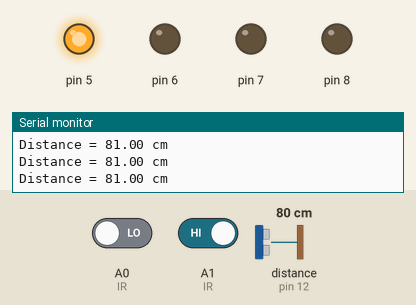
Simulated run of this sketch. Board: Arduino Uno, built with avr-gcc and run on an emulated ATmega328P. Shown: output pins drawn as LEDs (lit = HIGH), the last lines printed to the serial monitor. The test bench sets the inputs (shaded band); at power-on: A0 (IR) LOW, A1 (IR) HIGH, distance to the obstacle (sensor on pin 12) 80 cm. The echo pulse lasts 58.3 µs per cm.

Above: at 1.3 s.
1.4 s: A0 (IR) driven HIGH
At 2.3 s:
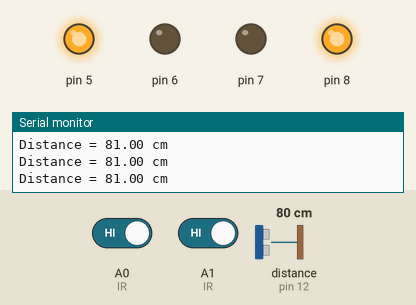
3.0 s: A1 (IR) driven LOW
At 4.1 s:
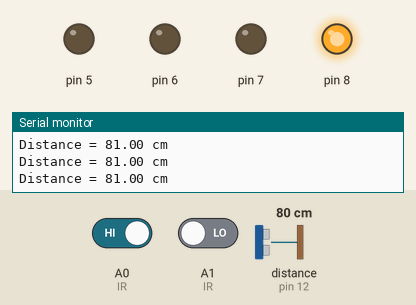
4.5 s: distance to the obstacle (sensor on pin 12) set to 33 cm
6.2 s: distance to the obstacle (sensor on pin 12) set to 26 cm
At 8.2 s:
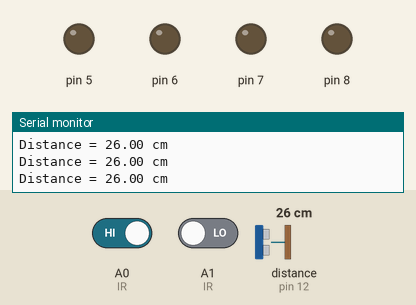
8.5 s: distance to the obstacle (sensor on pin 12) set to 120 cm
At 10.2 s:
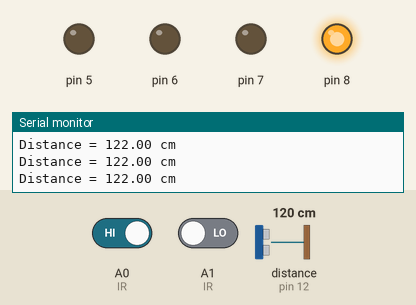
10.5 s: distance to the obstacle (sensor on pin 12) set to 4 cm
At 11.8 s:
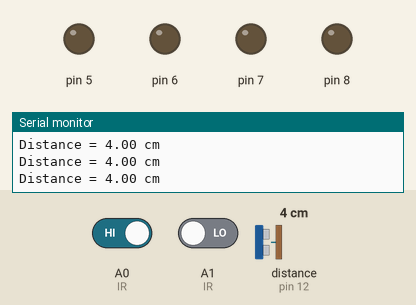
Timing chart, 0 to 13.5 s (numbered marks = the images above; inputs shaded):
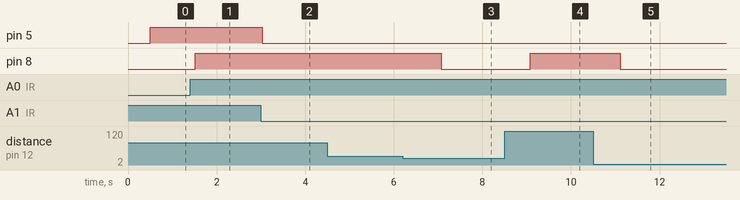

Measured:
- the behaviour switches between 30 and 29 cm on distance to the obstacle (sensor on pin 12) (found by bisection; images 2 and 3)
- after the input at 1.4 s, pin 8: LOW → HIGH after 0.12 s
- after the input at 3.0 s, pin 5: HIGH → LOW at once
- after the input at 6.2 s, pin 8: HIGH → LOW after 0.87 s
- after the input at 8.5 s, pin 8: LOW → HIGH after 0.58 s
- after the input at 10.5 s, pin 8: HIGH → LOW after 0.61 s

The sketch:

lineFollowerClockwise.ino
```cpp
//Variables for Ultrasonic pins & left & right IR LED
#include <NewPing.h>
#define trigPin 13
#define echoPin 12
#define maxDistance 200
NewPing sonar(trigPin, echoPin, maxDistance);
float duration, distance;
int LIR,RIR;

//Declaring i/p & o/p pins
void setup()
{
  pinMode(5, OUTPUT);
  pinMode(6, OUTPUT);
  pinMode(7, OUTPUT);
  pinMode(8, OUTPUT);
  pinMode(A0, INPUT);
  pinMode(A1, INPUT);
  Serial.begin(9600);
}

//Basic Movement Controls Declaration Start
void forward()
{
  digitalWrite(5, HIGH);
  digitalWrite(6, LOW);
  digitalWrite(7, LOW);
  digitalWrite(8, HIGH);
}

void right()
{
  digitalWrite(5, LOW);
  digitalWrite(6, LOW);
  digitalWrite(7, LOW);
  digitalWrite(8, HIGH);
}

void left()
{
  digitalWrite(5, HIGH);
  digitalWrite(6, LOW);
  digitalWrite(7, LOW);
  digitalWrite(8, LOW);
}

void clockwise(){
  digitalWrite(5, HIGH);
  digitalWrite(6, LOW);
  digitalWrite(7, HIGH);
  digitalWrite(8, LOW);
}

void anticlockwise(){
  digitalWrite(5, LOW);
  digitalWrite(6, HIGH);
  digitalWrite(7, LOW);
  digitalWrite(8, HIGH);
}

void Stop()
{
  digitalWrite(5, LOW);
  digitalWrite(6, LOW);
  digitalWrite(7, LOW);
  digitalWrite(8, LOW);
}
//Basic Movement Controls Declaration End


void loop(){
  distance = sonar.ping_cm();
  Serial.print("Distance = ");
  if (distance>=400 || distance<=2){
    Serial.print("Out of Range");
  }
  else{
    Serial.print(distance);
    Serial.println(" cm");
  }
  delay(500);
  if (distance<30){
    Stop();
  }
  else{
    IR();
  }
}


//Code for Line Follower
int count = 0;
void IR(){

  LIR = digitalRead(A0);
  RIR = digitalRead(A1);

  if(LIR==1 && RIR==1)                //When buggy is on the black line
  forward();

  if(LIR==0 && RIR==1)                //When black line is under the left IR LED
  left();

  if(LIR==1 && RIR==0)                //When black line is under the right IR LED
  right();

  //Near Junction or black line(park area) when both IR LEDs are above black lines
  if(LIR==0 && RIR==0){
    count++;
    //First, Sixth & Seventh time the buggy moves forward ignoring the black line
    if (count==1 || count==6 || count==7){
      do{
        LIR = digitalRead(A0);
        RIR = digitalRead(A1);
        forward();
      }while(LIR==0 && RIR==0);
    }

    //The first junction, we move left to stay on the track (Loop Starts)
    if (count==2){
      do{
        LIR = digitalRead(A0);
        RIR = digitalRead(A1);
        right();
        delay(680);
      }while(LIR==0 && RIR==0);
    }

    //The second junction, we move right (to complete 1 loop)
    if (count==3){
      do{
        LIR = digitalRead(A0);
        RIR = digitalRead(A1);
        left();
      }while(LIR==0 && RIR==0);
    }

    //The third junction we move left (towards parking)
    if (count==5){
      do{
        LIR = digitalRead(A0);
        RIR = digitalRead(A1);
        right();
        delay(600);
      }while(LIR==0 && RIR==0);
    }

    //We will park where we started
    if (count==8){
      Stop();
      delay(300000);
    }

  }
}
```
